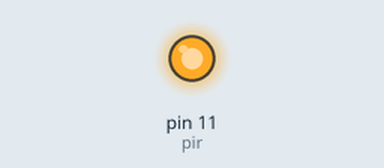
This program was run on a simulated Raspberry Pi (header pin numbers), started with the arguments 1 1. Parts: output pins drawn as LEDs (lit = HIGH). What the program prints to the terminal is not drawn. At 0.0 s the program stops and its outputs stay as they are.

Above: at 0.1 s.
Timing chart, 0 to 1.5 s (numbered marks = the images above):
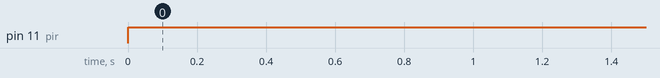

Measured:
- by itself, pin 11 (pir): LOW → HIGH at 0.00 s

The program:

ON1.py
```python
import RPi.GPIO as GPIO
import RPi.GPIO as IO #Import GPIO library
import time
import sys #Import time library
#from furl import furl

#import mysql.connector

GPIO.setmode(GPIO.BOARD)                          #Set GPIO pin numbering

#roomID=sys.argv[1]

room = sys.argv[1]

deviceId = sys.argv[2]

pir = 11

if(sys.argv[1]=="1" and sys.argv[2]=="1"):
    pir = 11                                        #Associate pin 26 to pir

elif(sys.argv[1]=="2" and sys.argv[2]=="1"):
    pir = 13                                        #Associate pin 26 to pir

elif(sys.argv[1]=="3" and sys.argv[2]=="1"):
    pir = 15                                        #Associate pin 26 to pir

elif(sys.argv[1]=="4" and sys.argv[2]=="1"):
    pir = 19                                        #Associate pin 26 to pir

elif(sys.argv[1]=="5" and sys.argv[2]=="1"):
    pir = 21                                        #Associate pin 26 to pir

elif(sys.argv[1]=="6" and sys.argv[2]=="1"):
    pir = 23                                        #Associate pin 26 to pir

GPIO.setup(pir, GPIO.OUT)                          #Set pin as GPIO in
GPIO.output(pir,1)

print("on")

   
```
